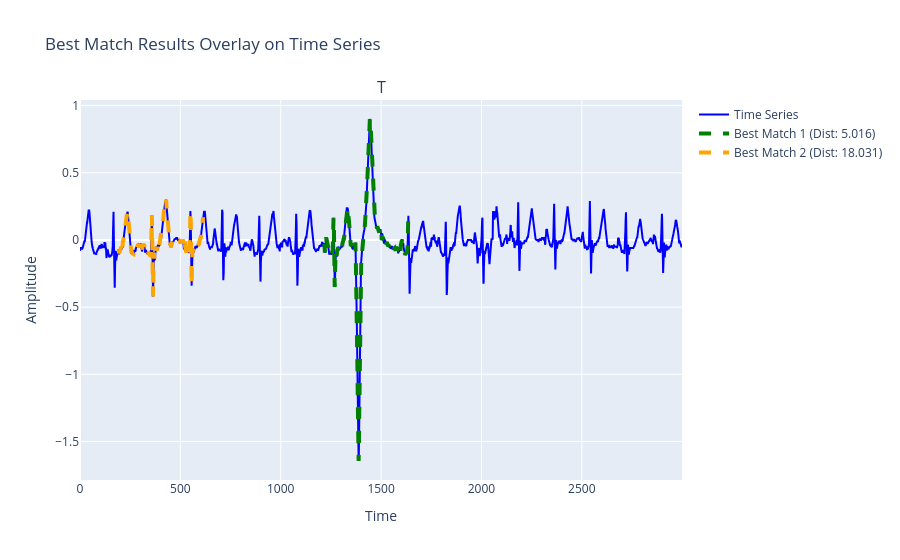

Notebook code cell kept with this figure:
### Markdown cell above
### **Задача 2.**

Проделайте такие же шаги для поиска по образцу, как и в задаче 1, но теперь вычислите профиль расстояния с помощью одной из выбранных вами версий алгоритма MASS. Для этого используйте стороннюю библиотеку *mass-ts*. Со списком всех функций, которые предоставляет данная библиотека, и их описанием вы можете ознакомиться в [репозитории библиотеки GitHub](https://github.com/matrix-profile-foundation/mass-ts).

Обратите внимание, что MASS 2 и MASS 3 возвращают профиль расстояния в виде вектора комплексных чисел. Для дальнейшей работы с профилем расстояния используйте только вещественные части комплексных чисел.

### Code cell
# 1. Профиль расстояния с помощью MASS2
dist_profile_mass = mts.mass2(ts, query)      # z-нормализация уже внутри MASS
dist_profile_mass = np.real(dist_profile_mass)  # берём только вещественную часть

# 2. Поиск topK лучших совпадений
mass_bestmatch_results = topK_match(dist_profile_mass, excl_zone, topK)

# 3. Визуализация
plot_bestmatch_results(ts, query, mass_bestmatch_results)

### Figure 1 — Plotly figure (JSON) as saved in the notebook; plotly's stock layout.template omitted (floating-point values rounded to 4 significant figures; data arrays with more than 128 entries replaced by an {"elided": "..."} marker saying what was removed)
{"data": [{"line": {"color": "blue"}, "name": "Time Series", "type": "scatter", "x": {"elided": "3000 int values"}, "xaxis": "x", "y": {"elided": "3000 float values"}, "yaxis": "y"}, {"line": {"color": "green", "dash": "dash", "width": 4}, "name": "Best Match 1 (Dist: 5.016)", "type": "scatter", "x": {"elided": "421 int values"}, "xaxis": "x", "y": {"elided": "421 float values"}, "yaxis": "y"}, {"line": {"color": "orange", "dash": "dash", "width": 4}, "name": "Best Match 2 (Dist: 18.031)", "type": "scatter", "x": {"elided": "421 int values"}, "xaxis": "x", "y": {"elided": "421 float values"}, "yaxis": "y"}], "layout": {"annotations": [{"font": {"size": 16}, "showarrow": false, "text": "T", "x": 0.5, "xanchor": "center", "xref": "paper", "y": 1, "yanchor": "bottom", "yref": "paper"}], "autosize": true, "title": {"text": "Best Match Results Overlay on Time Series"}, "xaxis": {"anchor": "y", "autorange": true, "domain": [0, 1], "range": [0, 2999], "title": {"text": "Time"}, "type": "linear"}, "yaxis": {"anchor": "x", "autorange": true, "domain": [0, 1], "range": [-1.786, 1.041], "title": {"text": "Amplitude"}, "type": "linear"}}}
